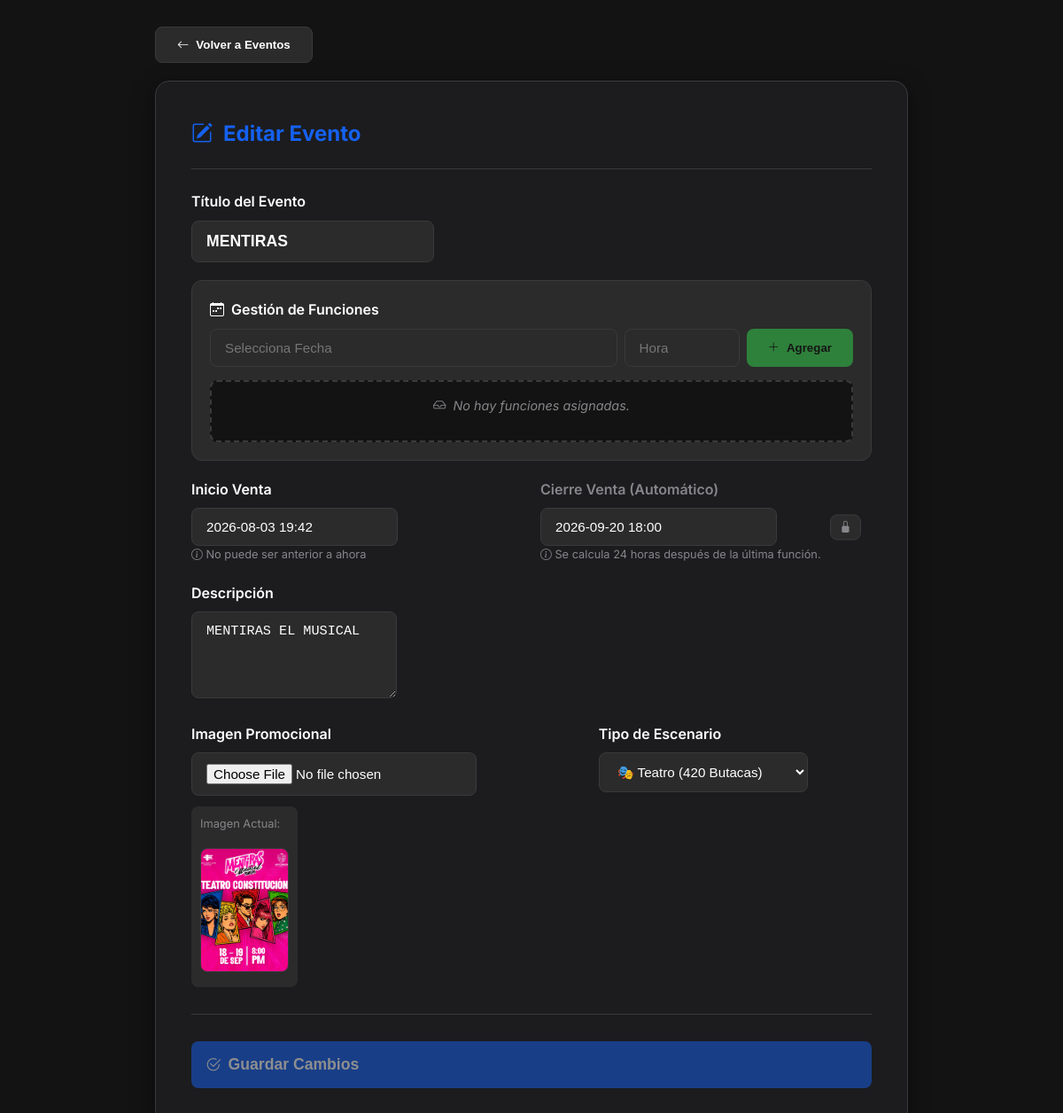
The app's page /evt_interfaz/editar_evento.php?id=27 (signed in) with its own data.
### tables this page shows
CREATE TABLE IF NOT EXISTS `evento` (
  `id_evento` int NOT NULL AUTO_INCREMENT,
  `titulo` varchar(255) NOT NULL,
  `descripcion` text,
  `imagen` varchar(255) DEFAULT NULL,
  `tipo` int NOT NULL COMMENT '1 = 420 asientos, 2 = 540 asientos',
  `inicio_venta` datetime NOT NULL,
  `cierre_venta` datetime NOT NULL,
  `finalizado` int NOT NULL DEFAULT '0' COMMENT '0=activo, 1=finalizado',
  `mapa_json` text COMMENT 'Almacena las asignaciones del mapa en formato JSON',
  PRIMARY KEY (`id_evento`)
);

### evt_interfaz/editar_evento.php (the view, shortened to what this page needs)
<?php
include "../conexion.php";
$modo_reactivacion = isset($_GET['modo_reactivacion']) && $_GET['modo_reactivacion'] == 1;
$id_evento = $_GET['id'] ?? 0;
                ?>
                <?php exit;
$tabla_evt = $modo_reactivacion ? "trt_historico_evento.evento" : "evento";
$res = $conn->query("SELECT * FROM $tabla_evt WHERE id_evento = $id_evento");
$evento = $res->fetch_assoc();
$defaultVenta = $modo_reactivacion ? '' : date('Y-m-d H:i', strtotime($evento['inicio_venta']));
$defaultCierre = $modo_reactivacion ? '' : date('Y-m-d H:i', strtotime($evento['cierre_venta']));
?>
<!DOCTYPE html>
<html lang="es">
<head>
    <link rel="stylesheet" href="https://cdn.jsdelivr.net/npm/flatpickr/dist/flatpickr.min.css">
    <link rel="stylesheet" href="https://cdn.jsdelivr.net/npm/flatpickr/dist/themes/dark.css">
    <link rel="stylesheet" href="https://cdn.jsdelivr.net/npm/bootstrap-icons@1.11.3/font/bootstrap-icons.min.css">
    <link rel="stylesheet" href="../assets/css/teatro-style.css">
</head>
<body>
    <div class="main-wrapper">
        <div style="margin-bottom: 20px;">
            <button onclick="abrirModalCancelar()" class="btn btn-secondary"><i class="bi bi-arrow-left"></i>
                <?= $modo_reactivacion ? 'Cancelar Reactivación' : 'Volver a Eventos' ?></button>
        </div>
        <div class="card">
            <div class="page-header">
                <h2><i class="bi <?= $modo_reactivacion ? 'bi-arrow-counterclockwise' : 'bi-pencil-square' ?>"></i>
                    <?= $modo_reactivacion ? 'Reactivar Evento' : 'Editar Evento' ?></h2>
            </div>
            <form id="fEdit" method="POST" enctype="multipart/form-data">
                <div class="row">
                    <div class="col-12">
                        <label class="form-label">Título del Evento</label>
                        <input type="text" id="tit" name="titulo" class="form-control"
                            style="font-size: 1.1rem; font-weight: 600;"
                            value="<?= htmlspecialchars($evento['titulo']) ?>" required>
                    </div>
                    <div class="col-12">
                        <div class="funciones-section">
                            <label class="form-label"><i class="bi bi-calendar-week"
                                    style="margin-right: 8px;"></i>Gestión de Funciones</label>
                            <div class="input-group">
                                <input type="text" id="fDate" class="form-control" placeholder="Selecciona Fecha"
                                    readonly>
                                <input type="text" id="fTime" class="form-control" placeholder="Hora" readonly
                                    style="max-width:130px">
                                <button type="button" id="fAdd" class="btn btn-success" disabled><i
                                        class="bi bi-plus-lg"></i> Agregar</button>
                            </div>
                            <div id="lista-funciones">
                                <p id="noFunc"
                                    style="color: var(--text-muted); margin: 0; width: 100%; text-align: center; font-style: italic; font-size: 0.9rem;">
                                    <i class="bi bi-inbox" style="margin-right: 8px;"></i>No hay funciones asignadas.
                                </p>
                            </div>
                        </div>
                    </div>
                    <div class="col-md-6">
                        <label class="form-label">Inicio Venta</label>
                        <input type="text" id="ini" name="inicio_venta" class="form-control"
                            value="<?= $defaultVenta ?>" readonly required placeholder="Selecciona fecha y hora">
                        <div class="form-text"><i class="bi bi-info-circle"></i> No puede ser anterior a ahora</div>
                    </div>
                    <div class="col-md-6">
                        <label class="form-label" style="color: var(--text-muted);">Cierre Venta (Automático)</label>
                        <div class="cierre-container">
                            <input type="text" id="fin" name="cierre_venta" class="form-control"
                                value="<?= $defaultCierre ?>" readonly style="padding-right: 50px;">
                            <button type="button" class="cierre-lock-btn" id="lockBtn"
                                title="Desbloquear edición manual"><i class="bi bi-lock-fill"></i></button>
                        </div>
                        <div class="form-text"><i class="bi bi-info-circle"></i> Se calcula 24 horas después de la última
                            función.</div>
                    </div>
                    <div class="col-12">
                        <label class="form-label">Descripción</label>
                        <textarea id="desc" name="descripcion" class="form-control" rows="4"
                            required><?= htmlspecialchars($evento['descripcion']) ?></textarea>
                    </div>
                    <div class="col-md-7">
                        <label class="form-label">Imagen Promocional</label>
                        <input type="file" id="img" name="imagen" class="form-control" accept="image/*">
                        <?php if ($evento['imagen']): ?>
                            <div
                                style="margin-top: 12px; padding: 10px; background: var(--bg-tertiary); border-radius: var(--radius-sm); display: inline-block;">
                                <div style="font-size: 0.8rem; color: var(--text-muted); margin-bottom: 6px;">Imagen Actual:
                                </div>
                                <img src="../evt_interfaz/<?= htmlspecialchars($evento['imagen']) ?>" class="img-preview"
                                    onerror="this.style.display='none'">
                            </div>
                        <?php endif; ?>
                    </div>
                    <div class="col-md-5">
                        <label class="form-label">Tipo de Escenario</label>
                        <select id="tipo" name="tipo" class="form-control" required>
                            <option value="1" <?= $evento['tipo'] == 1 ? 'selected' : '' ?>>🎭 Teatro (420 Butacas)
                            </option>
                        </select>
                    </div>
                </div>
                <hr>
                <button type="submit" id="bSub" class="btn btn-primary"
                    style="width: 100%; padding: 16px; font-size: 1.1rem;" disabled>
                    <?= $modo_reactivacion ? '<i class="bi bi-arrow-counterclockwise"></i> Confirmar Reactivación' : '<i class="bi bi-check2-circle"></i> Guardar Cambios' ?>
                </button>
            </form>
        </div>
    </div>
</body>
</html>

### assets/css/teatro-style.css (style rules this page uses)
:root { --bg-primary: #131313; --bg-secondary: #1c1c1e; --bg-tertiary: #2b2b2b; --bg-card: #1c1c1e; --bg-hover: #3a3a3c; --text-primary: #ffffff; --text-secondary: #a1a1a6; --text-muted: #86868b; --text-disabled: #636366; --accent-blue: #1561f0; --accent-blue-hover: #0d4fc4; --accent-purple: #a855f7; --accent-pink: #ec4899; --success: #32d74b; --success-bg: rgba(50, 215, 75, 0.15); --warning: #ff9f0a; --warning-bg: rgba(255, 159, 10, 0.15); --danger: #ff453a; --danger-bg: rgba(255, 69, 58, 0.15); --info: #64d2ff; --border-color: #3a3a3c; --border-light: #48484a; --gradient-primary: linear-gradient(135deg, #1561f0 0%, #a855f7 100%); --gradient-secondary: linear-gradient(135deg, #a855f7 0%, #ec4899 100%); --gradient-success: linear-gradient(135deg, #32d74b 0%, #30b048 100%); --gradient-danger: linear-gradient(135deg, #ff453a 0%, #d93025 100%); --gradient-dark: linear-gradient(180deg, #1c1c1e 0%, #131313 100%); --font-family: 'Inter', -apple-system, BlinkMacSystemFont, 'SF Pro Display', sans-serif; --shadow-sm: 0 2px 4px rgba(0, 0, 0, 0.3); --shadow-md: 0 4px 12px rgba(0, 0, 0, 0.4); --shadow-lg: 0 8px 24px rgba(0, 0, 0, 0.5); --shadow-xl: 0 16px 48px rgba(0, 0, 0, 0.6); --shadow-glow: 0 0 30px rgba(21, 97, 240, 0.3); --radius-sm: 8px; --radius-md: 12px; --radius-lg: 16px; --radius-xl: 24px; --radius-full: 9999px; --transition-fast: 0.15s ease; --transition-normal: 0.25s ease; --transition-slow: 0.4s ease; }
* { margin: 0; padding: 0; box-sizing: border-box; }
body { font-family: var(--font-family); background: var(--bg-primary); color: var(--text-primary); line-height: 1.6; min-height: 100vh; -webkit-font-smoothing: antialiased; -moz-osx-font-smoothing: grayscale; }

### records on screen
evento: titulo "MENTIRAS", inicio_venta "2026-08-03 19:42", cierre_venta "2026-09-20 18:00", descripcion "MENTIRAS EL MUSICAL", imagen (picture), tipo "🎭 Teatro (420 Butacas)"
